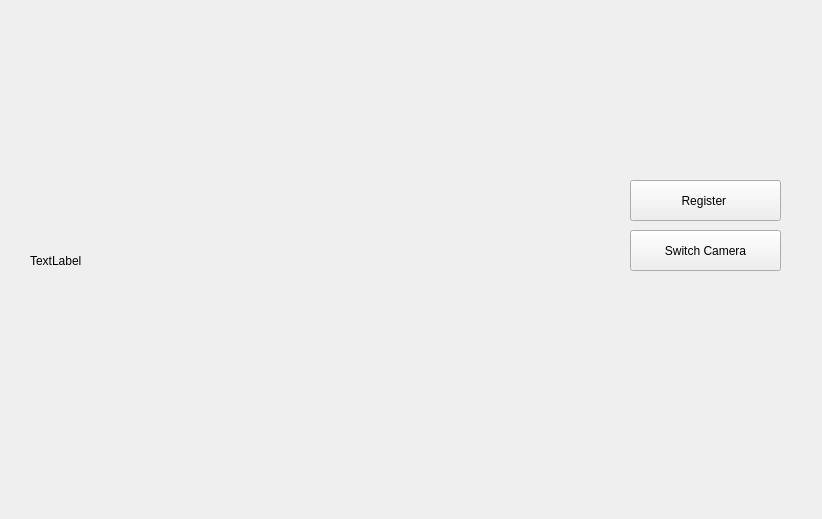
<?xml version="1.0" encoding="UTF-8"?>
<ui version="4.0">
 <class>Frame</class>
 <widget class="QFrame" name="Frame">
  <property name="geometry">
   <rect>
    <x>0</x>
    <y>0</y>
    <width>822</width>
    <height>519</height>
   </rect>
  </property>
  <property name="windowTitle">
   <string>Frame</string>
  </property>
  <widget class="QLabel" name="label">
   <property name="geometry">
    <rect>
     <x>30</x>
     <y>20</y>
     <width>571</width>
     <height>481</height>
    </rect>
   </property>
   <property name="text">
    <string>TextLabel</string>
   </property>
  </widget>
  <widget class="QPushButton" name="pushButton">
   <property name="geometry">
    <rect>
     <x>630</x>
     <y>180</y>
     <width>151</width>
     <height>41</height>
    </rect>
   </property>
   <property name="text">
    <string>Register </string>
   </property>
  </widget>
  <widget class="QPushButton" name="pushButton_2">
   <property name="geometry">
    <rect>
     <x>630</x>
     <y>230</y>
     <width>151</width>
     <height>41</height>
    </rect>
   </property>
   <property name="text">
    <string>Switch Camera</string>
   </property>
  </widget>
 </widget>
 <resources/>
 <connections/>
</ui>
